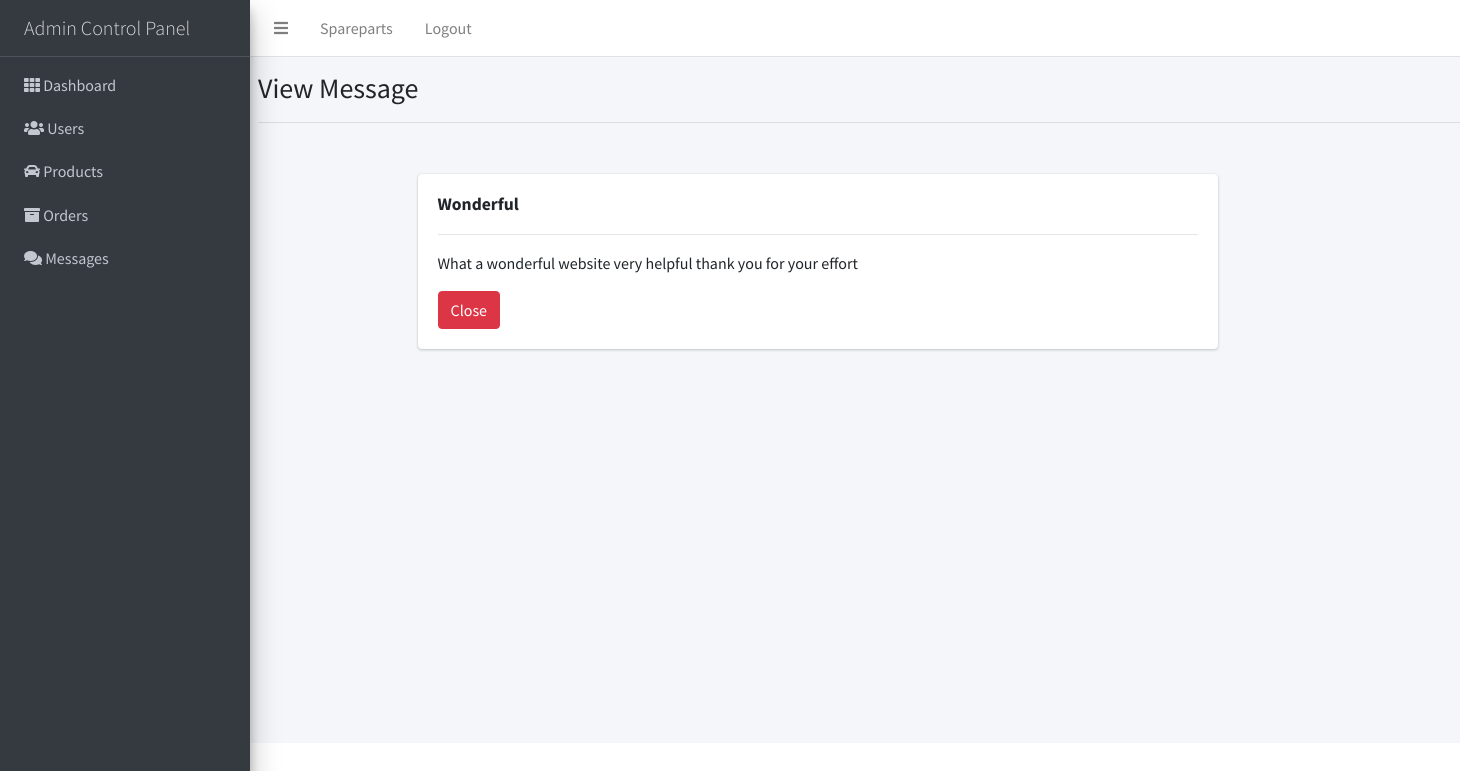
The app's page /admin/messages.php?id=19 (signed in) with its own data.
### tables this page shows
CREATE TABLE `messages` (
  `id` int(11) NOT NULL,
  `sender` varchar(128) NOT NULL,
  `receiver` varchar(255) NOT NULL,
  `email` varchar(128) NOT NULL,
  `title` varchar(128) NOT NULL,
  `content` varchar(500) NOT NULL,
  `response` varchar(255) DEFAULT NULL,
  `status` varchar(128) NOT NULL
);

### admin/messages.php (the view, shortened to what this page needs)
<?php
require 'includes/header.php';
require 'includes/topbar.php';
require 'includes/sidebar.php';
$username = $_SESSION['username'];
if(!isset($_GET['id'])){
?>
<div class="content-wrapper" style="width: 100%;">
  <div class="content-header">
  <h3>Manage Messages</h3>
  <hr>
</div>
<div class="card-body">
  <?php include 'includes/alerts.php'; ?>
    <div class="col-sm-8 col-sm-offset-2">
      <div class="row">
        <table id="myTable" class="table table-bordered table-striped ml-5 text-center">
					<thead>
						<th>ID</th>
						<th>From</th>
						<th>Email</th>
						<th>Title</th>
						<th>Actions</th>
					</thead>
					<tbody>
						<?php
							include_once('includes/database.php');
                if($_SESSION['user_type'] == 'admin'){
                  $sql = "SELECT * FROM messages";
                }else{
                  $sql = "SELECT * FROM messages where receiver = '$username'";
                }
							$query = $conn->query($sql);
							while($row = $query->fetch_assoc()){
                if($row['status'] != 'Answered' && $row['receiver'] == 'admin'){ ?>
								 <tr>
									<td><?php echo $row['id'] ?></td>
									<td>
                    <?php
                      if($row['status'] == 'No answer'){
                        echo "<p>".$row['sender']."<span class='text-danger'>(visitor)</span></p>";
                      }else{
                        echo $row['sender'];
                      }
                    ?>
                  </td>
									<td><?php echo $row['email'] ?></td>
									<td><?php echo $row['title']; ?></td>
									<td style="width: 200px;">
										<a href="?id=<?php echo $row['id'] ?>" class='btn btn-success btn-sm'><span class='glyphicon glyphicon-edit'></span>View</a>
                    <?php if($row['status'] == 'No answer'){ ?>
                      <a href="messages/change_status.php?id=<?php echo $row['id'] ?>" class='btn btn-danger btn-sm'><span class='glyphicon glyphicon-edit'></span>Delete</a>
                    <?php } ?>
									</td>
								</tr>
                <?php } ?>
              <?php } ?>
					</tbody>
				</table>
			</div>
		</div>
	</div>
</div>
<?php
}else{
?>
<div class="content-wrapper" style="width: 100%;">
  <div class="content-header">
  <h3>View Message</h3>
  <hr>
  </div>
  <div class="card-body">
    <div class="container">
      <?php
      $message_id = $_GET['id'];
      $sql = "SELECT * FROM messages where id = '$message_id' limit 1";
      $query = $conn->query($sql);
      while($row = $query->fetch_assoc()){ ?>
        <form class=""  method="post">
          <div class="card" style="width: 800px">
            <div class="card-body">
              <h3 class="card-title font-weight-bold"><?php echo $row['title'] ?></h3>
              <br>
              <hr>
              <p class="card-text"><?php echo $row['content'] ?></p>
              <a href="messages.php" class="btn btn-danger">Close</a>
            </div>
          </div>
        </form>
      <?php }
      ?>
    </div>
  </div>
</div>
<?php }
require 'includes/footer.php';

### records on screen
messages: title "Wonderful", content "What a wonderful website very helpful thank you for your effort"

### other values on screen
$title "Admin Control Panel"
